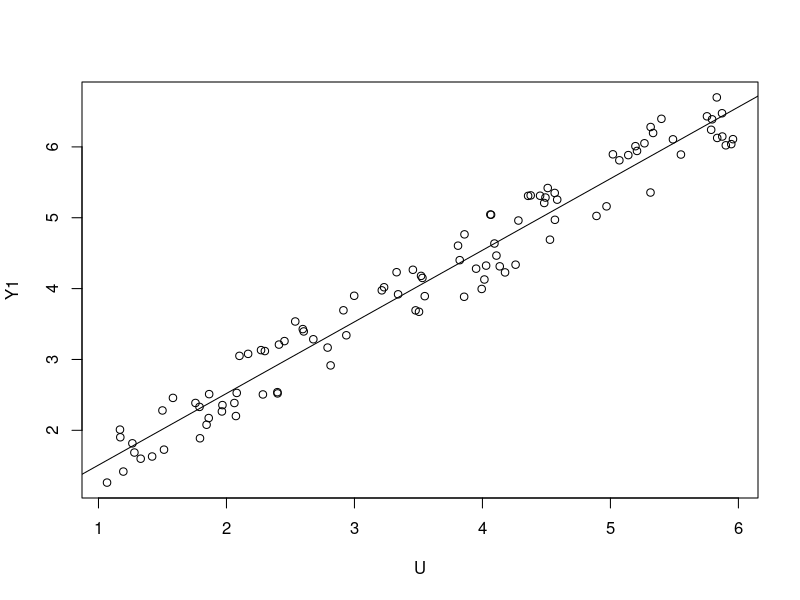
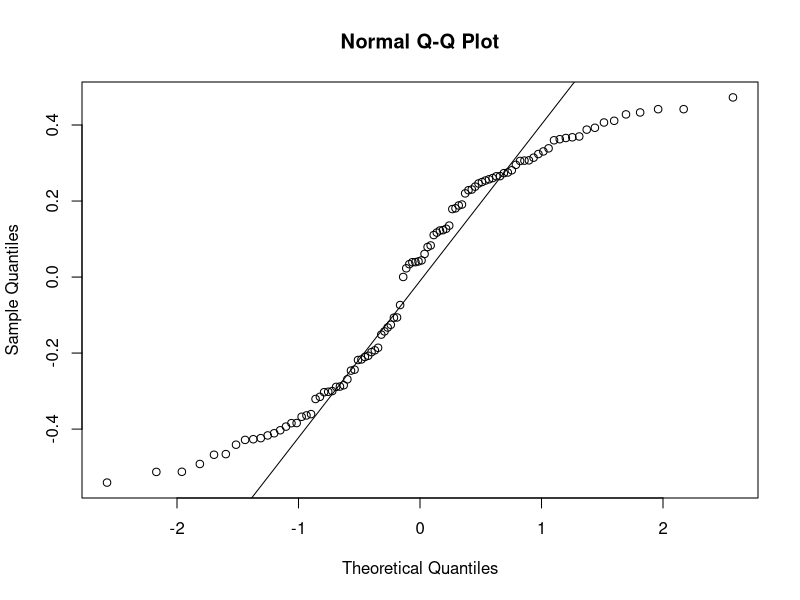
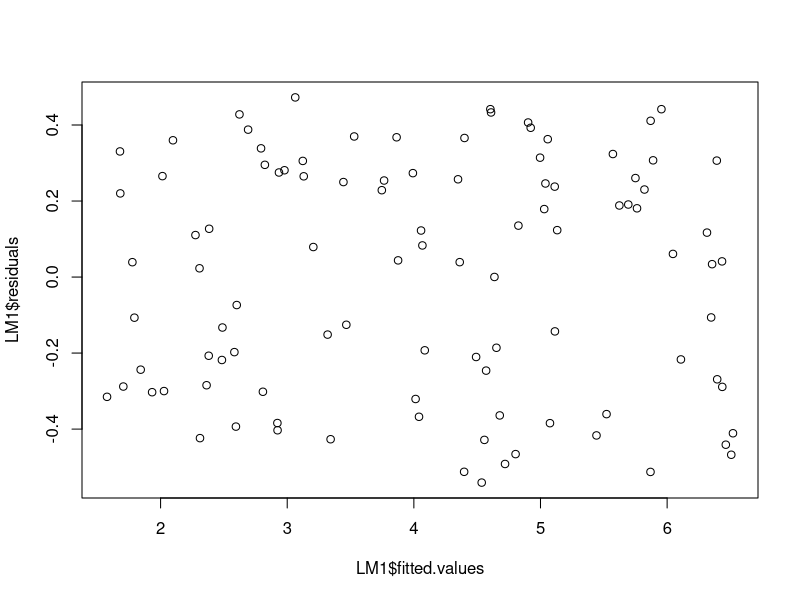
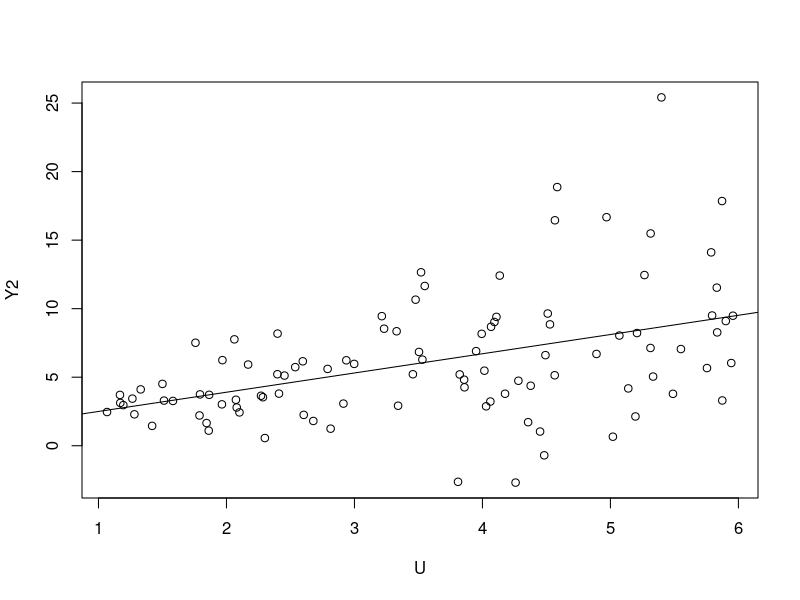
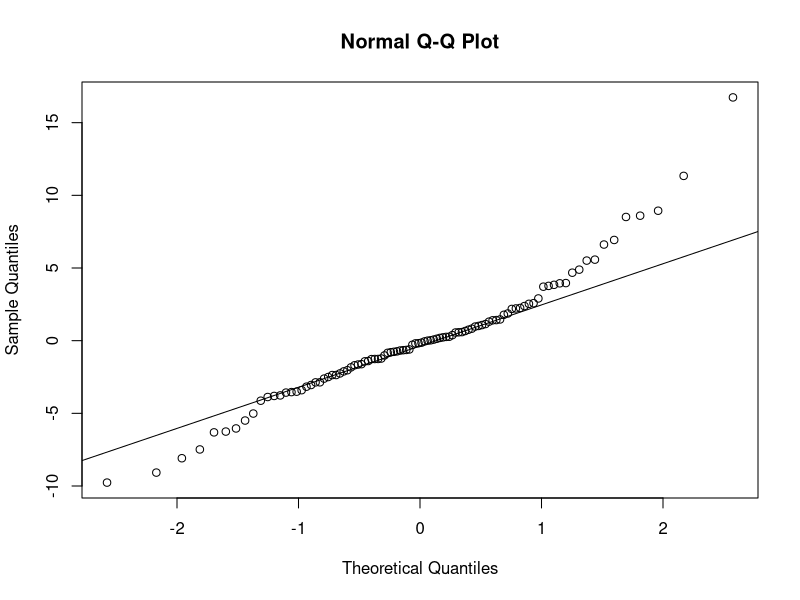
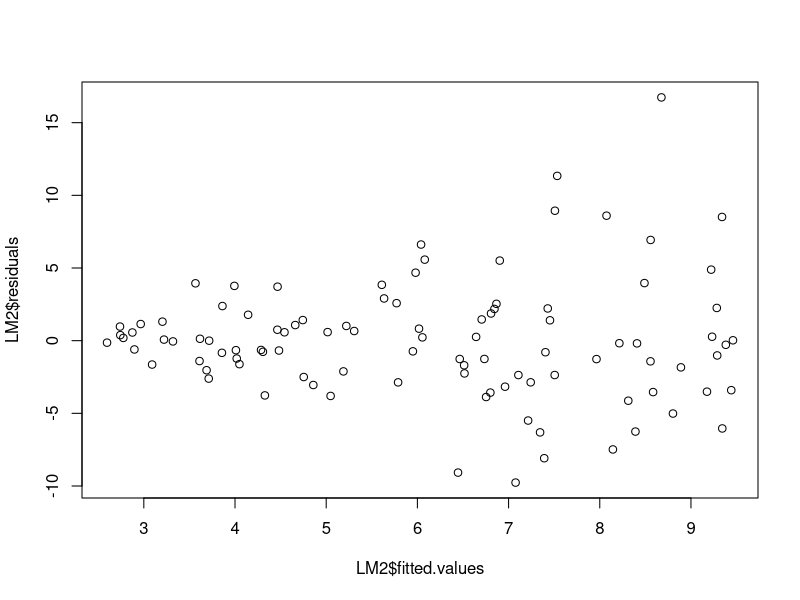
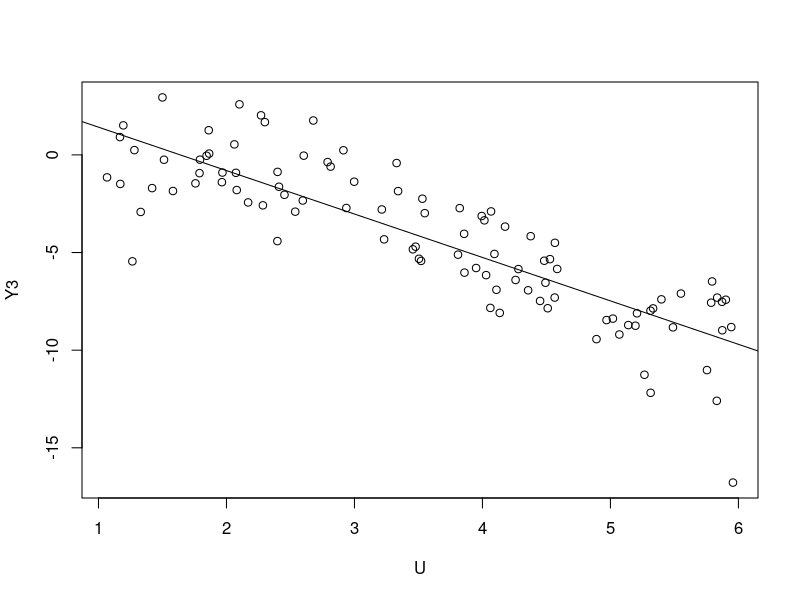
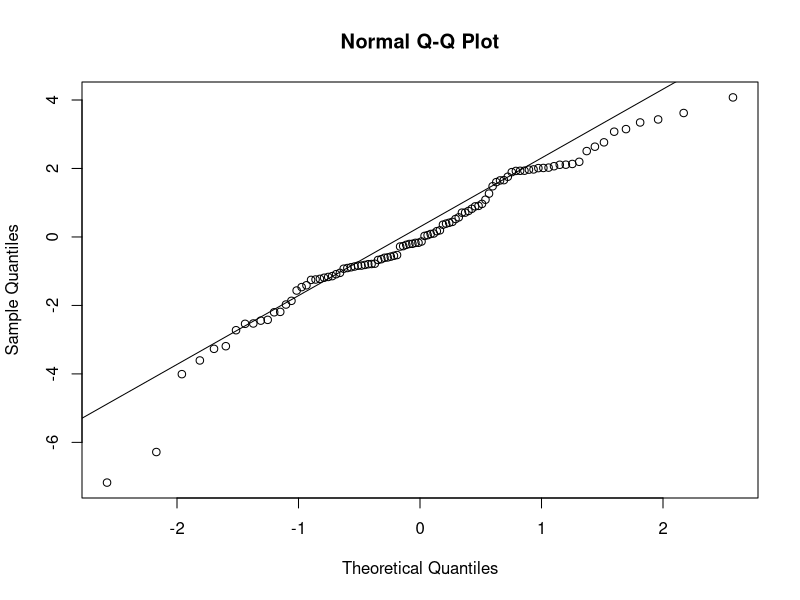

Here is the R script that generated these plots, in order:

Residuals_Gaussian<-read.csv("Residuals_Gaussian.csv")

LM1<-lm(Y1~U, Residuals_Gaussian)
plot(Residuals_Gaussian$U, Residuals_Gaussian$Y1, xlab="U", ylab="Y1")
abline(LM1)
qqnorm(LM1$residuals)
qqline(LM1$residuals)
plot(LM1$fitted.values,LM1$residuals)

plot(Residuals_Gaussian$U, Residuals_Gaussian$Y2, xlab="U", ylab="Y2")
LM2<-lm(Y2~U, Residuals_Gaussian)
abline(LM2)
qqnorm(LM2$residuals)
qqline(LM2$residuals)
plot(LM2$fitted.values,LM2$residuals)

plot(Residuals_Gaussian$U, Residuals_Gaussian$Y3, xlab="U", ylab="Y3")
LM3<-lm(Y3~U, Residuals_Gaussian)
abline(LM3)
qqnorm(LM3$residuals)
qqline(LM3$residuals)
plot(LM3$fitted.values,LM3$residuals)
